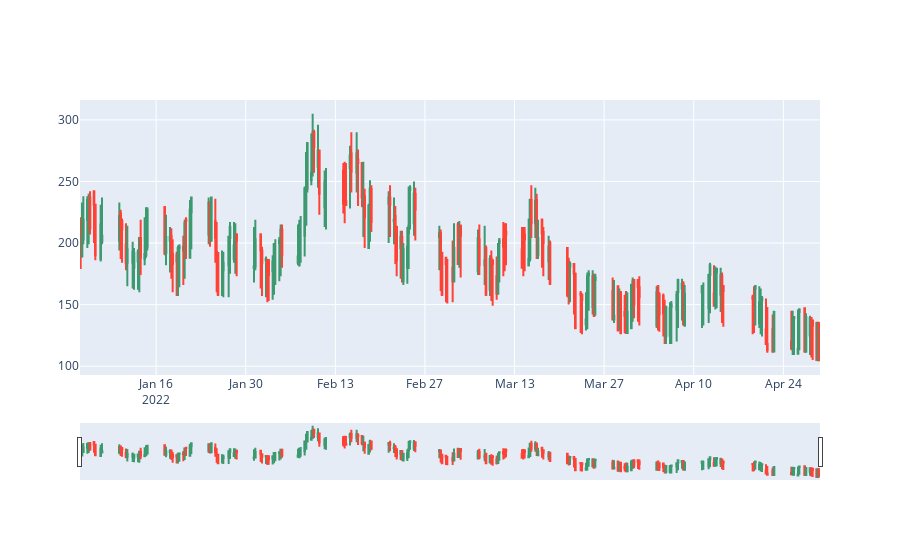

The notebook cell saved with this chart:
### Code cell
#Plot candlestick chart
##Reference: https://plotly.com/python/candlestick-charts/

import plotly.graph_objects as go
fig = go.Figure(data=[go.Candlestick(x=prices['DateTime'],
                open=prices['first'],
                high=prices['max'],
                low=prices['min'],
                close=prices['last'])])

fig.show()

### Figure 1 — Plotly figure (JSON) as saved in the notebook; plotly's stock layout.template omitted (floating-point values rounded to 4 significant figures; data arrays with more than 128 entries replaced by an {"elided": "..."} marker saying what was removed)
{"data": [{"close": {"elided": "209 int values"}, "high": {"elided": "209 int values"}, "low": {"elided": "209 int values"}, "open": {"elided": "209 int values"}, "type": "candlestick", "x": {"elided": "209 str values"}}], "layout": {}}
